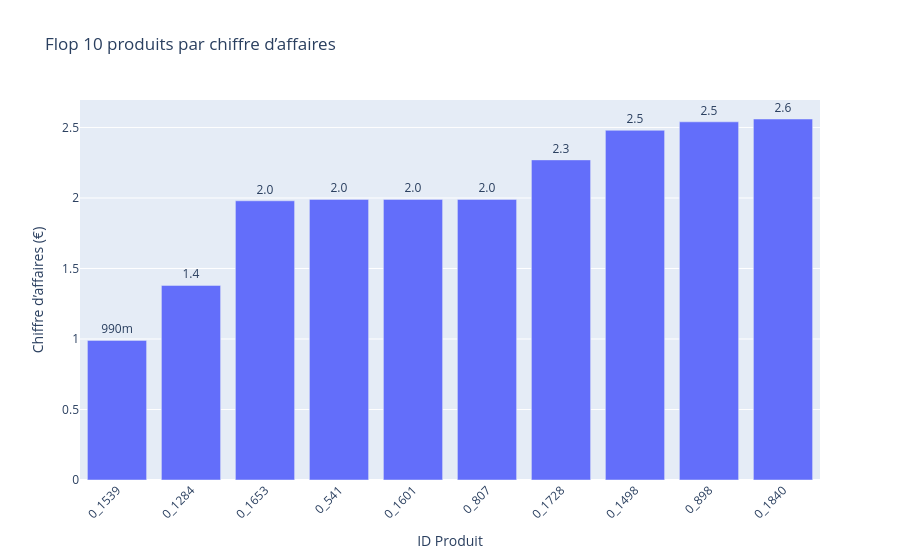

Notebook cell for this chart:
### Markdown cell above
<div style="border: 1px solid #224F59;" >
<h3 style="margin: auto; padding: 20px; color: #224F59; "> 3. Visualisation des Flop produits</h3>
</div>

### Code cell
fig = px.bar(
    flop_produits,
    x='id_prod',
    y='ca_total',
    title="Flop 10 produits par chiffre d’affaires",
    labels={'id_prod': 'ID Produit', 'ca_total': 'Chiffre d’affaires (€)'},
    text='ca_total'
)
fig.update_traces(texttemplate='%{text:.2s}', textposition='outside')
fig.update_layout(xaxis_tickangle=-45)
fig.show()

### Figure 1 — Plotly figure (JSON) as saved in the notebook; plotly's stock layout.template omitted (floating-point values rounded to 4 significant figures)
{"data": [{"hovertemplate": "ID Produit=%{x}<br>Chiffre d’affaires (€)=%{text}<extra></extra>", "legendgroup": "", "marker": {"color": "#636efa", "pattern": {"shape": ""}}, "name": "", "orientation": "v", "showlegend": false, "text": [0.99, 1.38, 1.98, 1.99, 1.99, 1.99, 2.27, 2.48, 2.54, 2.56], "textposition": "outside", "texttemplate": "%{text:.2s}", "type": "bar", "x": ["0_1539", "0_1284", "0_1653", "0_541", "0_1601", "0_807", "0_1728", "0_1498", "0_898", "0_1840"], "xaxis": "x", "y": [0.99, 1.38, 1.98, 1.99, 1.99, 1.99, 2.27, 2.48, 2.54, 2.56], "yaxis": "y"}], "layout": {"autosize": true, "barmode": "relative", "legend": {"tracegroupgap": 0}, "title": {"text": "Flop 10 produits par chiffre d’affaires"}, "xaxis": {"anchor": "y", "autorange": true, "domain": [0, 1], "range": [-0.5, 9.5], "tickangle": -45, "title": {"text": "ID Produit"}, "type": "category"}, "yaxis": {"anchor": "x", "autorange": true, "domain": [0, 1], "range": [0, 2.695], "title": {"text": "Chiffre d’affaires (€)"}, "type": "linear"}}}
